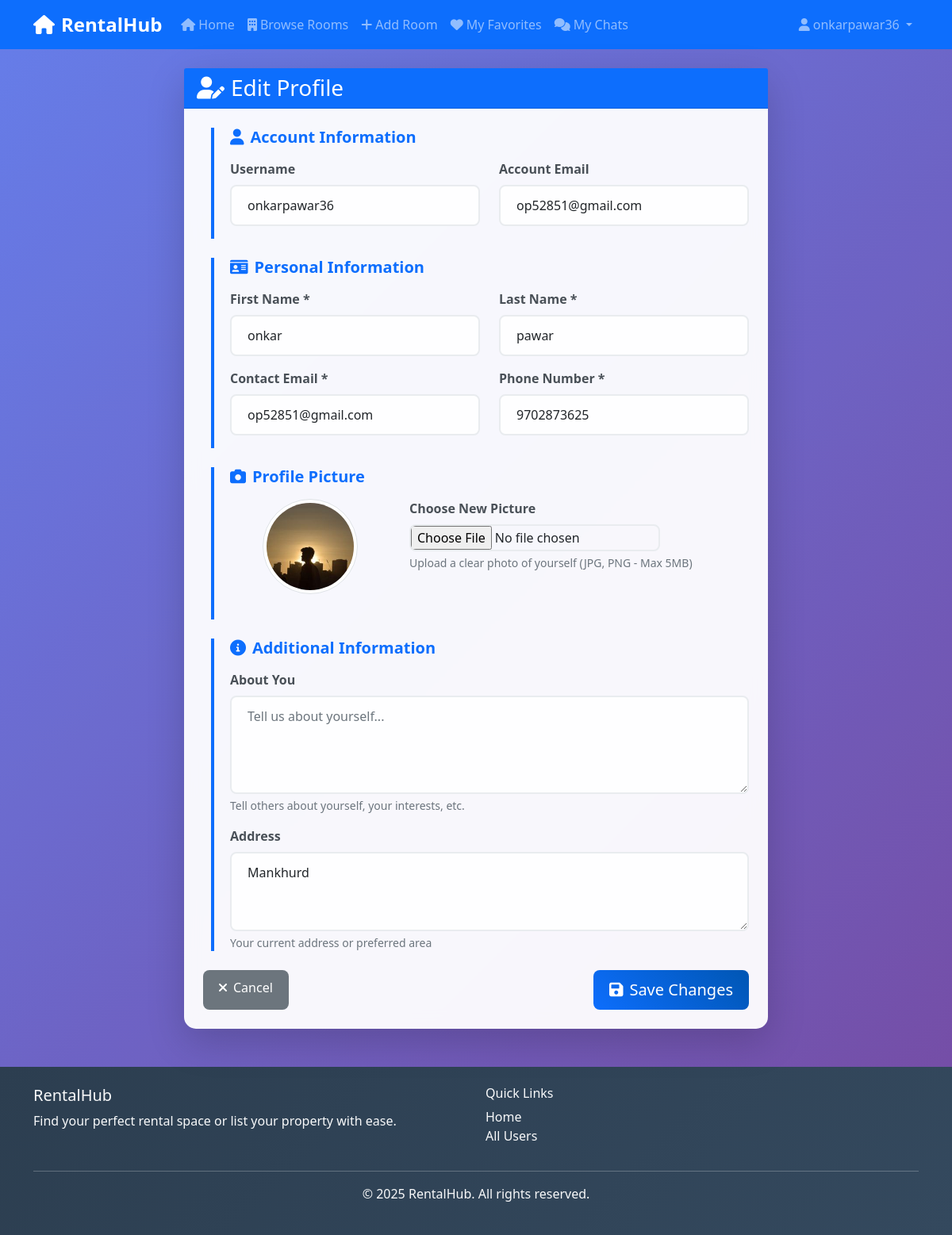
Screenshot of /accounts/profile/edit/ (signed in) with the database file from the repository.
### accounts/models.py (models this page shows, shortened)
class Profile(models.Model):
    user = models.OneToOneField(User, on_delete=models.CASCADE)
    first_name = models.CharField(max_length=50)
    last_name = models.CharField(max_length=50)
    email = models.EmailField()
    phone_number = models.CharField(max_length=15)
    profile_picture = models.ImageField(
        upload_to='profile_pics/',
        default='profile_pics/default.jpg',
        blank=True
    )
    bio = models.TextField(max_length=500, blank=True)
    address = models.TextField(max_length=200, blank=True)
    created_at = models.DateTimeField(auto_now_add=True)
    updated_at = models.DateTimeField(auto_now=True)

### accounts/views.py (the view)
# urls.py: path('profile/edit/', views.profile_edit_view, name='profile_edit'),
@login_required
def profile_edit_view(request):
    try:
        profile = request.user.profile
    except Profile.DoesNotExist:
        return redirect('accounts:profile_create')
    if request.method == 'POST':
        profile_form = ProfileForm(request.POST, request.FILES, instance=profile)
        user_form = UserUpdateForm(request.POST, instance=request.user)
        if profile_form.is_valid() and user_form.is_valid():
            profile_form.save()
            user_form.save()
            messages.success(request, 'Your profile has been updated successfully!')
            return redirect('accounts:profile_detail', user_id=request.user.id)
    else:
        profile_form = ProfileForm(instance=profile)
        user_form = UserUpdateForm(instance=request.user)
    return render(request, 'accounts/profile_edit.html', {
        'profile_form': profile_form,
        'user_form': user_form,
        'title': 'Edit Profile'
    })

### accounts/forms.py
class ProfileForm(forms.ModelForm):
    class Meta:
        model = Profile
        fields = ['first_name', 'last_name', 'email', 'phone_number', 'profile_picture', 'bio', 'address']
        widgets = {
            'first_name': forms.TextInput(attrs={'class': 'form-control', 'placeholder': 'First Name'}),
            'last_name': forms.TextInput(attrs={'class': 'form-control', 'placeholder': 'Last Name'}),
            'email': forms.EmailInput(attrs={'class': 'form-control', 'placeholder': 'Email Address'}),
            'phone_number': forms.TextInput(attrs={'class': 'form-control', 'placeholder': 'Phone Number'}),
            'profile_picture': forms.FileInput(attrs={'class': 'form-control-file'}),
            'bio': forms.Textarea(attrs={'class': 'form-control', 'placeholder': 'Tell us about yourself...', 'rows': 4}),
            'address': forms.Textarea(attrs={'class': 'form-control', 'placeholder': 'Your Address', 'rows': 3}),
        }
    def __init__(self, *args, **kwargs):
        super().__init__(*args, **kwargs)
        for field_name in ['first_name', 'last_name', 'email', 'phone_number']:
            self.fields[field_name].required = True

class UserUpdateForm(forms.ModelForm):
    class Meta:
        model = User
        fields = ['username', 'email']
        widgets = {
            'username': forms.TextInput(attrs={'class': 'form-control'}),
            'email': forms.EmailInput(attrs={'class': 'form-control'}),
        }

### templates/accounts/profile_edit.html (shortened to what this page needs)
{% extends 'base.html' %}
{% load static %}
{% block content %}
<div class="container mt-4">
    <div class="row justify-content-center">
        <div class="col-lg-8">
            <div class="card shadow-lg">
                <div class="card-header bg-primary text-white">
                    <h3 class="mb-0">
                        <i class="fas fa-user-edit me-2"></i>Edit Profile
                    </h3>
                </div>
                <div class="card-body p-4">
                    <form method="post" enctype="multipart/form-data" class="needs-validation" novalidate>
                        <div class="form-section mb-4">
                            <h5 class="section-title mb-3">
                                <i class="fas fa-user me-2"></i>Account Information
                            </h5>
                            <div class="row">
                                <div class="col-md-6 mb-3">
                                    <label for="{{ user_form.username.id_for_label }}" class="form-label">Username</label>
                                    {{ user_form.username }}
                                </div>
                                <div class="col-md-6 mb-3">
                                    <label for="{{ user_form.email.id_for_label }}" class="form-label">Account Email</label>
                                    {{ user_form.email }}
                                </div>
                            </div>
                        </div>
                        <div class="form-section mb-4">
                            <h5 class="section-title mb-3">
                                <i class="fas fa-id-card me-2"></i>Personal Information
                            </h5>
                            <div class="row">
                                <div class="col-md-6 mb-3">
                                    <label for="{{ profile_form.first_name.id_for_label }}" class="form-label">First Name *</label>
                                    {{ profile_form.first_name }}
                                </div>
                                <div class="col-md-6 mb-3">
                                    <label for="{{ profile_form.last_name.id_for_label }}" class="form-label">Last Name *</label>
                                    {{ profile_form.last_name }}
                                </div>
                            </div>
                            <div class="row">
                                <div class="col-md-6 mb-3">
                                    <label for="{{ profile_form.email.id_for_label }}" class="form-label">Contact Email *</label>
                                    {{ profile_form.email }}
                                </div>
                                <div class="col-md-6 mb-3">
                                    <label for="{{ profile_form.phone_number.id_for_label }}" class="form-label">Phone Number *</label>
                                    {{ profile_form.phone_number }}
                                </div>
                            </div>
                        </div>
                        <div class="form-section mb-4">
                            <h5 class="section-title mb-3">
                                <i class="fas fa-camera me-2"></i>Profile Picture
                            </h5>
                            <div class="row">
                                <div class="col-md-4 mb-3 text-center">
                                    <div class="current-image mb-3">
                                        {% if user.profile.profile_picture %}
                                            <img src="{{ user.profile.profile_picture.url }}"
                                                 alt="Current profile picture"
                                                 class="img-thumbnail rounded-circle"
                                                 style="width: 120px; height: 120px; object-fit: cover;">
                                        {% else %}
                                            <div class="default-avatar-edit">
                                                <i class="fas fa-user fa-4x text-muted"></i>
                                            </div>
                                        {% endif %}
                                    </div>
                                </div>
                                <div class="col-md-8 mb-3">
                                    <label for="{{ profile_form.profile_picture.id_for_label }}" class="form-label">
                                        Choose New Picture
                                    </label>
                                    {{ profile_form.profile_picture }}
                                    <div class="form-text">Upload a clear photo of yourself (JPG, PNG - Max 5MB)</div>
                                </div>
                            </div>
                        </div>
                        <div class="form-section mb-4">
                            <h5 class="section-title mb-3">
                                <i class="fas fa-info-circle me-2"></i>Additional Information
                            </h5>
                            <div class="mb-3">
                                <label for="{{ profile_form.bio.id_for_label }}" class="form-label">About You</label>
                                {{ profile_form.bio }}
                                <div class="form-text">Tell others about yourself, your interests, etc.</div>
                            </div>
                            <div class="mb-3">
                                <label for="{{ profile_form.address.id_for_label }}" class="form-label">Address</label>
                                {{ profile_form.address }}
                                <div class="form-text">Your current address or preferred area</div>
                            </div>
                        </div>
                        <div class="d-flex justify-content-between">
                            <a href="{% url 'accounts:profile_detail' user.id %}" class="btn btn-secondary">
                                <i class="fas fa-times me-2"></i>Cancel
                            </a>
                            <button type="submit" class="btn btn-primary btn-lg">
                                <i class="fas fa-save me-2"></i>Save Changes
                            </button>
                        </div>
                    </form>
                </div>
            </div>
        </div>
    </div>
</div>
{% endblock %}

### templates/base.html (shortened to what this page needs)
<!DOCTYPE html>
<html lang="en">
<head>
    <link href="https://cdn.jsdelivr.net/npm/bootstrap@5.1.3/dist/css/bootstrap.min.css" rel="stylesheet">
    <link href="https://cdnjs.cloudflare.com/ajax/libs/font-awesome/6.0.0/css/all.min.css" rel="stylesheet">
    {% load static %}
    <link href="{% static 'css/main.css' %}" rel="stylesheet">
</head>
<body>
    <nav class="navbar navbar-expand-lg navbar-dark bg-primary">
        <div class="container">
            <a class="navbar-brand" href="{% url 'rooms:home' %}">
                <i class="fas fa-home me-2"></i>RentalHub
            </a>
            <div class="collapse navbar-collapse" id="navbarNav">
                <ul class="navbar-nav me-auto">
                    <li class="nav-item">
                        <a class="nav-link" href="{% url 'rooms:home' %}">
                            <i class="fas fa-home me-1"></i>Home
                        </a>
                    </li>
                    {% if user.is_authenticated %}
                        <li class="nav-item">
                            <a class="nav-link" href="{% url 'rooms:room_list' %}">
                                <i class="fas fa-building me-1"></i>Browse Rooms
                            </a>
                        </li>
                        <li class="nav-item">
                            <a class="nav-link" href="{% url 'rooms:room_create' %}">
                                <i class="fas fa-plus me-1"></i>Add Room
                            </a>
                        </li>
                        <li class="nav-item">
                            <a class="nav-link" href="{% url 'rooms:bookmarked_rooms' %}">
                                <i class="fas fa-heart me-1"></i>My Favorites
                            </a>
                        </li>
                        <li class="nav-item">
                            <a class="nav-link position-relative" href="{% url 'chat:chat_list' %}">
                                <i class="fas fa-comments me-1"></i>My Chats
                            </a>
                        </li>
                    {% endif %}
                </ul>
                <ul class="navbar-nav">
                    {% if user.is_authenticated %}
                        <li class="nav-item dropdown">
                            <a class="nav-link dropdown-toggle" href="#" role="button" data-bs-toggle="dropdown">
                                <i class="fas fa-user me-1"></i>{{ user.username }}
                            </a>
                        </li>
                    {% endif %}
                </ul>
            </div>
        </div>
    </nav>
    <main class="container-fluid">
        {% block content %}
        {% endblock %}
    </main>
    <footer class="bg-dark text-light py-4 mt-5">
        <div class="container">
            <div class="row">
                <div class="col-md-6">
                    <h5>RentalHub</h5>
                    <p>Find your perfect rental space or list your property with ease.</p>
                </div>
                <div class="col-md-6">
                    <h6>Quick Links</h6>
                    <ul class="list-unstyled">
                        <li><a href="{% url 'rooms:home' %}" class="text-light">Home</a></li>
                        <li><a href="{% url 'accounts:profile_list' %}" class="text-light">All Users</a></li>
                    </ul>
                </div>
            </div>
            <hr>
            <div class="text-center">
                <p>&copy; 2025 RentalHub. All rights reserved.</p>
            </div>
        </div>
    </footer>
</body>
</html>

### static/css/main.css (style rules this page uses)
:root { --primary-color: #0d6efd; --secondary-color: #6c757d; --success-color: #198754; --info-color: #0dcaf0; --warning-color: #ffc107; --danger-color: #dc3545; --light-color: #f8f9fa; --dark-color: #212529; --border-radius: 15px; --box-shadow: 0 4px 15px rgba(0,0,0,0.1); }
body { font-family: 'Segoe UI', Tahoma, Geneva, Verdana, sans-serif; background: linear-gradient(135deg, #667eea 0%, #764ba2 100%); min-height: 100vh; position: relative; }
body::before { content: ''; position: fixed; top: 0; left: 0; width: 100%; height: 100%; background: linear-gradient(135deg, rgba(102, 126, 234, 0.1) 0%, rgba(118, 75, 162, 0.1) 100%); pointer-events: none; z-index: -1; }
.navbar-brand { font-weight: bold; font-size: 1.5rem; }
.navbar-nav .nav-link { font-weight: 500; transition: color 0.3s ease; }
.card { border: none; border-radius: var(--border-radius); box-shadow: var(--box-shadow); backdrop-filter: blur(10px); background: rgba(255, 255, 255, 0.95); transition: all 0.3s ease; }
.btn { border-radius: 25px; font-weight: 500; padding: 10px 25px; transition: all 0.3s ease; border: none; }
.btn-primary { background: linear-gradient(45deg, var(--primary-color), #0056b3); }
.form-control { border-radius: 25px; border: 2px solid #e9ecef; padding: 12px 20px; font-size: 1rem; transition: all 0.3s ease; background: rgba(255, 255, 255, 0.9); }
.form-label { font-weight: 600; color: #495057; margin-bottom: 8px; }
footer { background: linear-gradient(135deg, #2c3e50 0%, #34495e 100%) !important; margin-top: auto; }
footer a { color: rgba(255, 255, 255, 0.8); text-decoration: none; transition: color 0.3s ease; }

### templates/accounts/profile_edit.html (style rules this page uses)
.form-section { border-left: 4px solid #0d6efd; padding-left: 20px; margin-left: 10px; }
.section-title { color: #0d6efd; font-weight: 600; }
.form-control, .form-control-file { border-radius: 8px; border: 2px solid #e9ecef; transition: all 0.3s ease; }
.card { border: none; border-radius: 15px; }
.btn { border-radius: 8px; padding: 10px 20px; }

### rows the page displays
Profile: first_name "onkar", last_name "pawar", email "op52851@gmail.com", phone_number "9702873625", address "Mankhurd"

### other values shown
{{ user.username }} "onkarpawar36"
